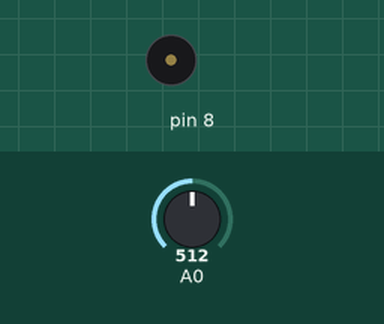
The sketch below on a simulated Arduino Uno, built with avr-gcc and run on an emulated ATmega328P. Parts: buzzer (waves = sounding). The inputs (shaded band) are chosen by the test bench; at power-on: A0 = 512. What the sketch prints to the serial monitor is not drawn.

Above: at 5.0 s.
5.1 s: A0 set to 171
10.4 s: A0 set to 149
At 11.3 s:
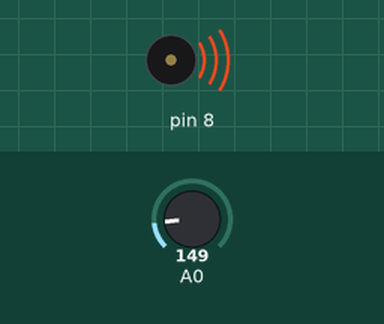
15.7 s: A0 set to 306
At 22.1 s:
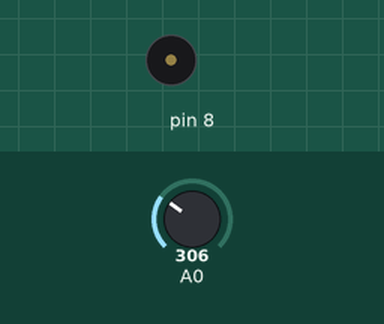
Timing chart, 0 to 27.5 s (numbered marks = the images above; inputs shaded):
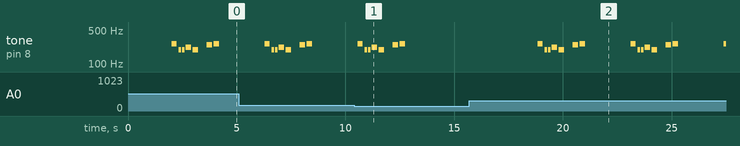

The sketch:

PoundTheAlarm.ino
```cpp
 #include "pitches.h"
const int temperaturePin = 0;
int melodyhot[] = {
  NOTE_C4, NOTE_G3,NOTE_G3, NOTE_A3, NOTE_G3,0, NOTE_B3, NOTE_C4};
int noteDurations[] = {
  4,8,8,4,4,4,4,4 };
int noteDurationsc[] = {
  4,4,8,4,4,8,2,8,4,4};
int melodycold[] = {
  NOTE_A3, NOTE_B3, NOTE_A3, NOTE_G3, NOTE_A3, NOTE_G3, NOTE_D4, NOTE_A3, NOTE_F4};
void setup()
{
  Serial.begin(9600);
}
void loop()
{
  float voltage, degreesC, degreesF;
  voltage = getVoltage(temperaturePin);
  degreesC = (voltage - 0.5) * 100.0;
  degreesF = degreesC * (9.0/5.0) + 32.0;
  Serial.print("voltage: ");
  Serial.print(voltage);
  Serial.print("  deg C: ");
  Serial.print(degreesC);
  Serial.print("  deg F: ");
  Serial.println(degreesF);
  delay(2000);
  if (degreesF > 80)
  {
    Serial.print("Hot!");
    for (int thisNote = 0; thisNote < 8; thisNote++) {

    // to calculate the note duration, take one second
    // divided by the note type.
    //e.g. quarter note = 1000 / 4, eighth note = 1000/8, etc.
    int noteDuration = 1000/noteDurations[thisNote];
    tone(8, melodyhot[thisNote],noteDuration);

    // to distinguish the notes, set a minimum time between them.
    // the note's duration + 30% seems to work well:
    int pauseBetweenNotes = noteDuration * 1.30;
    delay(pauseBetweenNotes);
    // stop the tone playing:
    noTone(8);
    }
  }
  if (degreesF < 70)
  {
    Serial.print("Cold!");
    for (int thisNote = 0; thisNote < 8; thisNote++) {

    // to calculate the note duration, take one second
    // divided by the note type.
    //e.g. quarter note = 1000 / 4, eighth note = 1000/8, etc.
    int noteDuration = 1000/noteDurationsc[thisNote];
    tone(8, melodycold[thisNote],noteDuration);

    // to distinguish the notes, set a minimum time between them.
    // the note's duration + 30% seems to work well:
    int pauseBetweenNotes = noteDuration * 1.30;
    delay(pauseBetweenNotes);
    // stop the tone playing:
    noTone(8);
    }
  }
}
float getVoltage(int pin)
{
  return (analogRead(pin) * 0.004882814);
}
```

pitches.h
```cpp
/*************************************************
 * Public Constants
 *************************************************/

#define NOTE_B0  31
#define NOTE_C1  33
#define NOTE_CS1 35
#define NOTE_D1  37
#define NOTE_DS1 39
#define NOTE_E1  41
#define NOTE_F1  44
#define NOTE_FS1 46
#define NOTE_G1  49
#define NOTE_GS1 52
#define NOTE_A1  55
#define NOTE_AS1 58
#define NOTE_B1  62
#define NOTE_C2  65
#define NOTE_CS2 69
#define NOTE_D2  73
#define NOTE_DS2 78
#define NOTE_E2  82
#define NOTE_F2  87
#define NOTE_FS2 93
#define NOTE_G2  98
#define NOTE_GS2 104
#define NOTE_A2  110
#define NOTE_AS2 117
#define NOTE_B2  123
#define NOTE_C3  131
#define NOTE_CS3 139
#define NOTE_D3  147
#define NOTE_DS3 156
#define NOTE_E3  165
#define NOTE_F3  175
#define NOTE_FS3 185
#define NOTE_G3  196
#define NOTE_GS3 208
#define NOTE_A3  220
#define NOTE_AS3 233
#define NOTE_B3  247
#define NOTE_C4  262
#define NOTE_CS4 277
#define NOTE_D4  294
#define NOTE_DS4 311
#define NOTE_E4  330
#define NOTE_F4  349
#define NOTE_FS4 370
#define NOTE_G4  392
#define NOTE_GS4 415
#define NOTE_A4  440
#define NOTE_AS4 466
#define NOTE_B4  494
#define NOTE_C5  523
#define NOTE_CS5 554
#define NOTE_D5  587
#define NOTE_DS5 622
#define NOTE_E5  659
#define NOTE_F5  698
#define NOTE_FS5 740
#define NOTE_G5  784
#define NOTE_GS5 831
#define NOTE_A5  880
#define NOTE_AS5 932
#define NOTE_B5  988
#define NOTE_C6  1047
#define NOTE_CS6 1109
#define NOTE_D6  1175
#define NOTE_DS6 1245
#define NOTE_E6  1319
#define NOTE_F6  1397
#define NOTE_FS6 1480
#define NOTE_G6  1568
#define NOTE_GS6 1661
#define NOTE_A6  1760
#define NOTE_AS6 1865
#define NOTE_B6  1976
#define NOTE_C7  2093
#define NOTE_CS7 2217
#define NOTE_D7  2349
#define NOTE_DS7 2489
#define NOTE_E7  2637
#define NOTE_F7  2794
#define NOTE_FS7 2960
#define NOTE_G7  3136
#define NOTE_GS7 3322
#define NOTE_A7  3520
#define NOTE_AS7 3729
#define NOTE_B7  3951
#define NOTE_C8  4186
#define NOTE_CS8 4435
#define NOTE_D8  4699
#define NOTE_DS8 4978
```

Measured:
- the behaviour switches between 158 and 157 on A0 (found by bisection; images 0 and 1)
- after the input at 10.4 s, tone on pin 8: goes on until 12.8 s, then stays silent
- after the input at 15.7 s, tone on pin 8: plays 262 Hz for 0.25 s, 196 Hz for 0.13 s, 196 Hz for 0.13 s, 220 Hz for 0.25 s, 196 Hz for 0.25 s, 247 Hz for 0.25 s … (15 notes in this stretch), starting after 3.1 s
- by itself, tone on pin 8: plays 262 Hz for 0.25 s, 196 Hz for 0.13 s, 196 Hz for 0.13 s, 220 Hz for 0.25 s, 196 Hz for 0.25 s, 247 Hz for 0.25 s … (7 notes in this stretch)
